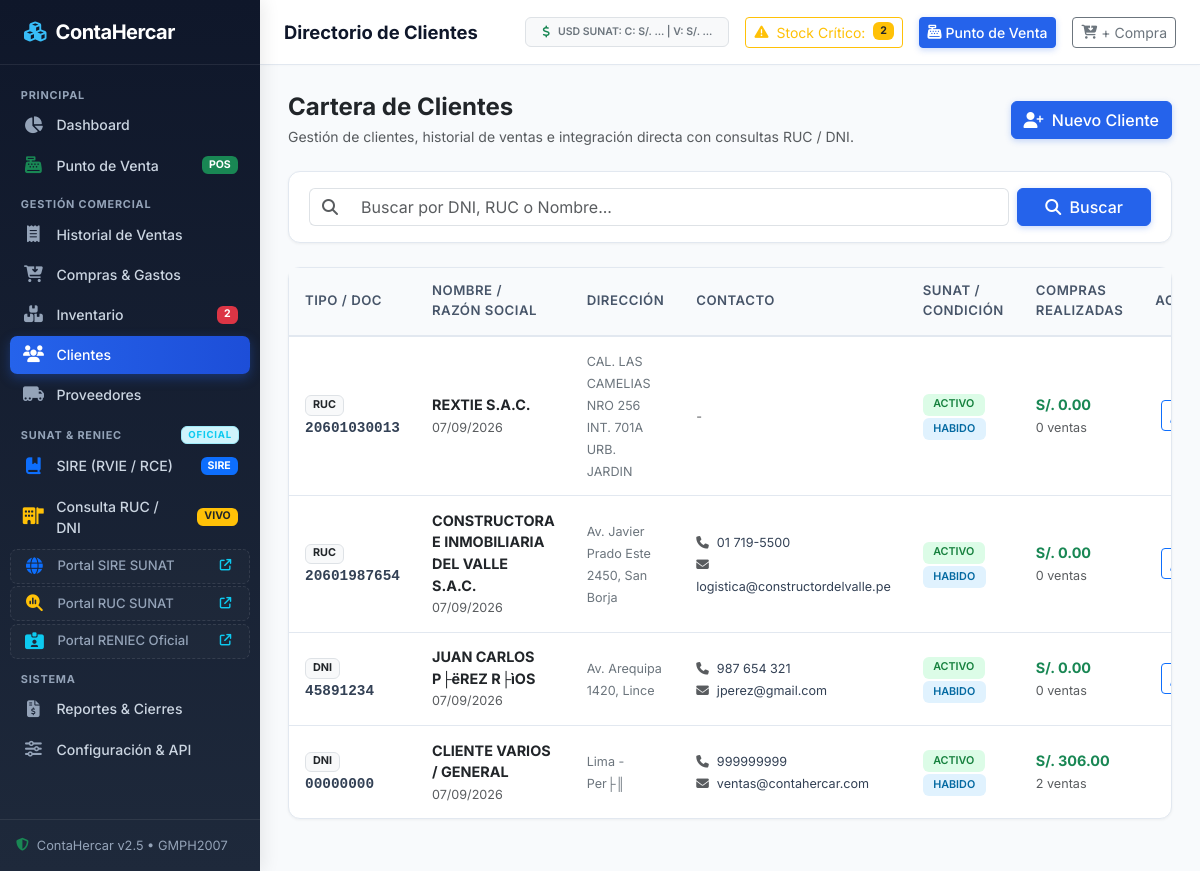
The page /clientes.php on the database its author committed.
### tables this page shows
CREATE TABLE `clientes` (
  `id` int(11) NOT NULL AUTO_INCREMENT,
  `tipo_doc` varchar(10) NOT NULL DEFAULT 'DNI',
  `num_doc` varchar(20) NOT NULL,
  `nombre_razon_social` varchar(200) NOT NULL,
  `direccion` varchar(255) DEFAULT NULL,
  `telefono` varchar(50) DEFAULT NULL,
  `email` varchar(100) DEFAULT NULL,
  `condicion` varchar(50) DEFAULT 'HABIDO',
  `estado_sunat` varchar(50) DEFAULT 'ACTIVO',
  `created_at` timestamp NOT NULL DEFAULT current_timestamp(),
  PRIMARY KEY (`id`),
  UNIQUE KEY `num_doc` (`num_doc`)
);

### config/app.php (called while the page is built, shortened)
<?php
function getSystemConfig() {
    static $config = null;
    if ($config !== null) {
        return $config;
    }
    $pdo = getDBConnection();
    $stmt = $pdo->query("SELECT * FROM configuracion ORDER BY id ASC LIMIT 1");
    $config = $stmt->fetch();
    return $config;
}
function formatMoney($amount) {
    $cfg = getSystemConfig();
    $symbol = $cfg['moneda_simbolo'] ?? 'S/.';
    return $symbol . ' ' . number_format((float)$amount, 2, '.', ',');
}
function formatDate($dateStr) {
    $time = strtotime($dateStr);
    return date('d/m/Y', $time);
}

### clientes.php (the view, shortened to what this page needs)
<?php
require_once __DIR__ . '/config/app.php';
require_once __DIR__ . '/includes/header.php';
$busqueda = isset($_GET['q']) ? trim($_GET['q']) : '';
$sql = "SELECT c.*,
        COUNT(v.id) as total_compras,
        COALESCE(SUM(v.total), 0) as total_gastado
        FROM clientes c
        LEFT JOIN ventas v ON c.id = v.cliente_id AND v.estado = 'COMPLETADA'
        WHERE 1=1";
$params = [];
$sql .= " GROUP BY c.id ORDER BY c.id DESC";
$stmt = $pdo->prepare($sql);
$stmt->execute($params);
$clientes = $stmt->fetchAll();
?>
<div class="d-flex flex-wrap align-items-center justify-content-between gap-3 mb-4">
    <div>
        <h4 class="mb-1 text-dark fw-bold">Cartera de Clientes</h4>
        <p class="text-muted small mb-0">Gestión de clientes, historial de ventas e integración directa con consultas RUC / DNI.</p>
    </div>
    <button type="button" class="btn btn-primary" data-bs-toggle="modal" data-bs-target="#modalCliente" onclick="abrirModalNuevoCliente()">
        <i class="fa fa-user-plus me-1"></i> Nuevo Cliente
    </button>
</div>
<div class="card-custom mb-4">
    <div class="card-custom-body py-3">
        <form method="GET" action="clientes.php" class="row g-2 align-items-center">
            <div class="col-12 col-md-10">
                <div class="input-group">
                    <span class="input-group-text bg-white border-end-0"><i class="fa fa-search text-muted"></i></span>
                    <input type="text" name="q" class="form-control border-start-0" placeholder="Buscar por DNI, RUC o Nombre..." value="<?= htmlspecialchars($busqueda) ?>">
                </div>
            </div>
            <div class="col-12 col-md-2 d-flex gap-1">
                <button type="submit" class="btn btn-primary w-100"><i class="fa fa-search me-1"></i> Buscar</button>
            </div>
        </form>
    </div>
</div>
<div class="card-custom">
    <div class="card-custom-body p-0">
        <div class="table-responsive">
            <table class="table-custom">
                <thead>
                    <tr>
                        <th>Tipo / Doc</th>
                        <th>Nombre / Razón Social</th>
                        <th>Dirección</th>
                        <th>Contacto</th>
                        <th>SUNAT / Condición</th>
                        <th>Compras Realizadas</th>
                        <th class="text-center">Acciones</th>
                    </tr>
                </thead>
                <tbody>
                    <?php if (empty($clientes)): ?>
                        <tr>
                            <td colspan="7" class="text-center py-4 text-muted">
                                <i class="fa fa-users-slash fs-2 mb-2 d-block text-secondary"></i>
                                No se encontraron clientes registrados con el criterio especificado.
                            </td>
                        </tr>
                    <?php else: ?>
                        <?php foreach ($clientes as $c): ?>
                            <tr>
                                <td>
                                    <span class="badge bg-light text-dark border"><?= htmlspecialchars($c['tipo_doc']) ?></span><br>
                                    <span class="fw-bold font-monospace"><?= htmlspecialchars($c['num_doc']) ?></span>
                                </td>
                                <td>
                                    <div class="fw-bold text-dark"><?= htmlspecialchars($c['nombre_razon_social']) ?></div>
                                    <small class="text-muted"><?= formatDate($c['created_at']) ?></small>
                                </td>
                                <td><small class="text-secondary"><?= htmlspecialchars($c['direccion'] ?: 'No registrada') ?></small></td>
                                <td>
                                    <?php if ($c['telefono']): ?>
                                        <div><i class="fa fa-phone text-muted me-1 small"></i> <small><?= htmlspecialchars($c['telefono']) ?></small></div>
                                    <?php endif; ?>
                                    <?php if ($c['email']): ?>
                                        <div><i class="fa fa-envelope text-muted me-1 small"></i> <small><?= htmlspecialchars($c['email']) ?></small></div>
                                    <?php endif; ?>
                                    <?php if (!$c['telefono'] && !$c['email']): ?>
                                        <small class="text-muted">-</small>
                                    <?php endif; ?>
                                </td>
                                <td>
                                    <span class="badge badge-soft-success"><?= htmlspecialchars($c['estado_sunat'] ?: 'ACTIVO') ?></span>
                                    <span class="badge badge-soft-info"><?= htmlspecialchars($c['condicion'] ?: 'HABIDO') ?></span>
                                </td>
                                <td>
                                    <div class="fw-bold text-success"><?= formatMoney($c['total_gastado']) ?></div>
                                    <small class="text-muted"><?= $c['total_compras'] ?> ventas</small>
                                </td>
                                <td class="text-center">
                                    <div class="btn-group btn-group-sm">
                                        <button type="button" class="btn btn-outline-primary" title="Editar Cliente" onclick="editarCliente(<?= htmlspecialchars(json_encode($c)) ?>)">
                                        </button>
                                    </div>
                                </td>
                            </tr>
                        <?php endforeach; ?>
                    <?php endif; ?>
                </tbody>
            </table>
        </div>
    </div>
</div>
<?php include __DIR__ . '/includes/footer.php'; ?>

### assets/css/style.css (style rules this page uses)
:root { --primary: #2563eb; --primary-dark: #1d4ed8; --primary-light: #eff6ff; --secondary: #64748b; --success: #10b981; --warning: #f59e0b; --danger: #ef4444; --info: #06b6d4; --dark: #0f172a; --dark-surface: #1e293b; --light-bg: #f8fafc; --border-color: #e2e8f0; --sidebar-width: 260px; --topbar-height: 65px; }
body { font-family: 'Inter', system-ui, -apple-system, BlinkMacSystemFont, 'Segoe UI', Roboto, Oxygen, Ubuntu, Cantarell, sans-serif; background-color: var(--light-bg); color: #334155; margin: 0; padding: 0; overflow-x: hidden; }
.card-custom { background: #ffffff; border: 1px solid var(--border-color); border-radius: 0.75rem; box-shadow: 0 1px 3px rgba(0, 0, 0, 0.05); margin-bottom: 1.5rem; transition: transform 0.2s, box-shadow 0.2s; }
.card-custom-body { padding: 1.25rem; }
.table-custom { width: 100%; margin-bottom: 0; border-collapse: separate; border-spacing: 0; }
.table-custom th { background-color: #f8fafc; color: #475569; font-weight: 600; font-size: 0.825rem; text-transform: uppercase; letter-spacing: 0.5px; padding: 0.85rem 1rem; border-bottom: 2px solid var(--border-color); }
.table-custom td { padding: 0.85rem 1rem; vertical-align: middle; border-bottom: 1px solid var(--border-color); font-size: 0.9rem; }
.table-custom tr:last-child td { border-bottom: none; }
.badge-soft-success { background-color: #dcfce7; color: #15803d; font-weight: 600; padding: 0.35rem 0.65rem; border-radius: 0.375rem; }
.badge-soft-info { background-color: #e0f2fe; color: #0369a1; font-weight: 600; padding: 0.35rem 0.65rem; border-radius: 0.375rem; }
.btn-primary { background-color: var(--primary); border-color: var(--primary); box-shadow: 0 2px 6px rgba(37, 99, 235, 0.25); font-weight: 500; }

### rows shown on the page
clientes: tipo_doc "RUC", num_doc "20601030013", nombre_razon_social "REXTIE S.A.C.", created_at "07/09/2026", direccion "CAL. LAS CAMELIAS NRO 256 INT. 701A URB. JARDIN", estado_sunat "ACTIVO", condicion "HABIDO", total_gastado "S/. 0.00", total_compras "0"
clientes: tipo_doc "RUC", num_doc "20601987654", nombre_razon_social "CONSTRUCTORA E INMOBILIARIA DEL VALLE S.A.C.", created_at "07/09/2026", direccion "Av. Javier Prado Este 2450, San Borja", telefono "01 719-5500", email "logistica@constructordelvalle.pe", estado_sunat "ACTIVO", condicion "HABIDO", total_gastado "S/. 0.00", total_compras "0"
clientes: tipo_doc "DNI", num_doc "45891234", nombre_razon_social "JUAN CARLOS P├ëREZ R├ìOS", created_at "07/09/2026", direccion "Av. Arequipa 1420, Lince", telefono "987 654 321", email "jperez@gmail.com", estado_sunat "ACTIVO", condicion "HABIDO", total_gastado "S/. 0.00", total_compras "0"
clientes: tipo_doc "DNI", num_doc "00000000", nombre_razon_social "CLIENTE VARIOS / GENERAL", created_at "07/09/2026", direccion "Lima - Per├║", telefono "999999999", email "ventas@contahercar.com", estado_sunat "ACTIVO", condicion "HABIDO", total_gastado "S/. 306.00", total_compras "2"

### other values the page prints
$quickCounters['low_stock'] "2"
$pageTitle "Directorio de Clientes"
